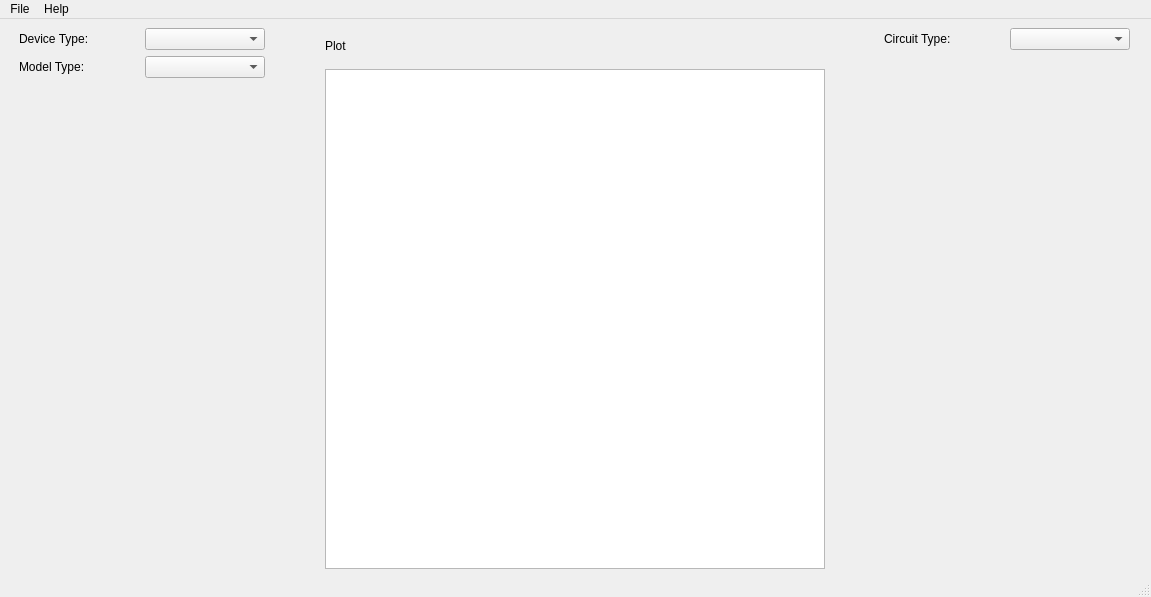
<?xml version="1.0" encoding="UTF-8"?>
<ui version="4.0">
 <class>ValveDesignCalculator</class>
 <widget class="QMainWindow" name="ValveDesignCalculator">
  <property name="geometry">
   <rect>
    <x>0</x>
    <y>0</y>
    <width>1151</width>
    <height>597</height>
   </rect>
  </property>
  <property name="windowTitle">
   <string>ValveDesignCalculator</string>
  </property>
  <widget class="QWidget" name="centralwidget">
   <widget class="QWidget" name="horizontalLayoutWidget">
    <property name="geometry">
     <rect>
      <x>19</x>
      <y>9</y>
      <width>1111</width>
      <height>541</height>
     </rect>
    </property>
    <layout class="QHBoxLayout" name="horizontalLayout">
     <item>
      <layout class="QVBoxLayout" name="verticalLayout">
       <item>
        <layout class="QHBoxLayout" name="horizontalLayout_2">
         <item>
          <widget class="QLabel" name="label">
           <property name="sizePolicy">
            <sizepolicy hsizetype="Fixed" vsizetype="Preferred">
             <horstretch>0</horstretch>
             <verstretch>0</verstretch>
            </sizepolicy>
           </property>
           <property name="minimumSize">
            <size>
             <width>120</width>
             <height>0</height>
            </size>
           </property>
           <property name="maximumSize">
            <size>
             <width>120</width>
             <height>16777215</height>
            </size>
           </property>
           <property name="text">
            <string>Device Type:</string>
           </property>
          </widget>
         </item>
         <item>
          <widget class="QComboBox" name="deviceSelect">
           <property name="sizePolicy">
            <sizepolicy hsizetype="Fixed" vsizetype="Fixed">
             <horstretch>0</horstretch>
             <verstretch>0</verstretch>
            </sizepolicy>
           </property>
           <property name="minimumSize">
            <size>
             <width>120</width>
             <height>0</height>
            </size>
           </property>
           <property name="maximumSize">
            <size>
             <width>120</width>
             <height>16777215</height>
            </size>
           </property>
          </widget>
         </item>
        </layout>
       </item>
       <item>
        <layout class="QHBoxLayout" name="horizontalLayout_3">
         <item>
          <widget class="QLabel" name="label_2">
           <property name="text">
            <string>Model Type:</string>
           </property>
          </widget>
         </item>
         <item>
          <widget class="QComboBox" name="modelSelect"/>
         </item>
        </layout>
       </item>
       <item>
        <spacer name="verticalSpacer">
         <property name="orientation">
          <enum>Qt::Vertical</enum>
         </property>
         <property name="sizeHint" stdset="0">
          <size>
           <width>20</width>
           <height>40</height>
          </size>
         </property>
        </spacer>
       </item>
      </layout>
     </item>
     <item>
      <spacer name="horizontalSpacer">
       <property name="orientation">
        <enum>Qt::Horizontal</enum>
       </property>
       <property name="sizeHint" stdset="0">
        <size>
         <width>40</width>
         <height>20</height>
        </size>
       </property>
      </spacer>
     </item>
     <item>
      <layout class="QVBoxLayout" name="verticalLayout_2">
       <item>
        <widget class="QLabel" name="plotTitle">
         <property name="text">
          <string>Plot</string>
         </property>
        </widget>
       </item>
       <item>
        <widget class="QGraphicsView" name="graphicsView">
         <property name="sizePolicy">
          <sizepolicy hsizetype="Fixed" vsizetype="Fixed">
           <horstretch>0</horstretch>
           <verstretch>0</verstretch>
          </sizepolicy>
         </property>
         <property name="minimumSize">
          <size>
           <width>500</width>
           <height>500</height>
          </size>
         </property>
         <property name="maximumSize">
          <size>
           <width>500</width>
           <height>500</height>
          </size>
         </property>
        </widget>
       </item>
      </layout>
     </item>
     <item>
      <spacer name="horizontalSpacer_2">
       <property name="orientation">
        <enum>Qt::Horizontal</enum>
       </property>
       <property name="sizeHint" stdset="0">
        <size>
         <width>40</width>
         <height>20</height>
        </size>
       </property>
      </spacer>
     </item>
     <item>
      <layout class="QVBoxLayout" name="verticalLayout_3">
       <item>
        <layout class="QHBoxLayout" name="horizontalLayout_4">
         <item>
          <widget class="QLabel" name="label_3">
           <property name="sizePolicy">
            <sizepolicy hsizetype="Fixed" vsizetype="Preferred">
             <horstretch>0</horstretch>
             <verstretch>0</verstretch>
            </sizepolicy>
           </property>
           <property name="minimumSize">
            <size>
             <width>120</width>
             <height>0</height>
            </size>
           </property>
           <property name="maximumSize">
            <size>
             <width>120</width>
             <height>16777215</height>
            </size>
           </property>
           <property name="text">
            <string>Circuit Type:</string>
           </property>
          </widget>
         </item>
         <item>
          <widget class="QComboBox" name="comboBox">
           <property name="sizePolicy">
            <sizepolicy hsizetype="Fixed" vsizetype="Fixed">
             <horstretch>0</horstretch>
             <verstretch>0</verstretch>
            </sizepolicy>
           </property>
           <property name="minimumSize">
            <size>
             <width>120</width>
             <height>0</height>
            </size>
           </property>
           <property name="maximumSize">
            <size>
             <width>120</width>
             <height>16777215</height>
            </size>
           </property>
          </widget>
         </item>
        </layout>
       </item>
       <item>
        <spacer name="verticalSpacer_2">
         <property name="orientation">
          <enum>Qt::Vertical</enum>
         </property>
         <property name="sizeHint" stdset="0">
          <size>
           <width>20</width>
           <height>40</height>
          </size>
         </property>
        </spacer>
       </item>
      </layout>
     </item>
    </layout>
   </widget>
  </widget>
  <widget class="QMenuBar" name="menubar">
   <property name="geometry">
    <rect>
     <x>0</x>
     <y>0</y>
     <width>1151</width>
     <height>22</height>
    </rect>
   </property>
   <widget class="QMenu" name="menuFile">
    <property name="title">
     <string>File</string>
    </property>
    <addaction name="actionLoad_Model"/>
    <addaction name="actionLoad_Measurement"/>
    <addaction name="actionPrint"/>
    <addaction name="actionExit"/>
   </widget>
   <widget class="QMenu" name="menuHelp">
    <property name="title">
     <string>Help</string>
    </property>
   </widget>
   <addaction name="menuFile"/>
   <addaction name="menuHelp"/>
  </widget>
  <widget class="QStatusBar" name="statusbar"/>
  <action name="actionLoad_Model">
   <property name="text">
    <string>Load Model...</string>
   </property>
  </action>
  <action name="actionLoad_Measurement">
   <property name="text">
    <string>Load Measurement...</string>
   </property>
  </action>
  <action name="actionExit">
   <property name="text">
    <string>Exit</string>
   </property>
   <property name="shortcut">
    <string>Ctrl+W</string>
   </property>
  </action>
  <action name="actionPrint">
   <property name="text">
    <string>Print...</string>
   </property>
   <property name="shortcut">
    <string>Ctrl+P</string>
   </property>
  </action>
 </widget>
 <resources/>
 <connections/>
</ui>
